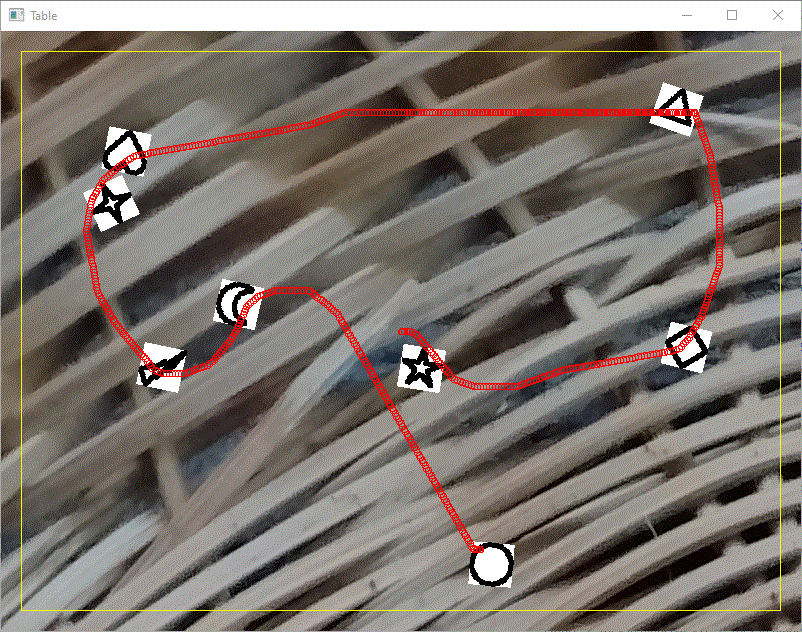
#> input picture MasterMind/Ecran.GIF, 802 x 632 px, given in place of Ecran.jpg, which was not available
$ python contours.py
#> lines starting #> are read from the running program, lines starting #| are printed output that depends on the picture; after the words box and inside, x2 and y2 are one past the last pixel; in counts of white or black regions, pixels touching at a corner belong together; pictures that were not available may be replaced by others from this repository, and a replacement may not be noted
import cv2 as cv
import numpy as np
import random as rng
rng.seed(12345)

top = None

def AspectRatio(cnt):
    try:
        x, y, w, h = cv.boundingRect(cnt)
        aspect_ratio = float(w) / h
    except:
        aspect_ratio = 0
    return aspect_ratio

def Extent(cnt):
    try:
        area = cv.contourArea(cnt)
        x, y, w, h = cv.boundingRect(cnt)
        rect_area = w * h
    except:
        area = 0
        rect_area = 0
    return area, rect_area

# [17 lines left out: functions Solidity, EquivalentDiameter, not called in this run]

def Orientation(cnt):
    (x,y),(MA,ma),angle = cv.fitEllipse(cnt)


# [4 lines left out: function MaskandPixelPoints, not called in this run]
    # pixelpoints = cv.findNonZero(mask)

def MaximumValueMinimumValueLocations(imgray, mask):
    min_val, max_val, min_loc, max_loc = cv.minMaxLoc(imgray, mask = mask)

def MeanColorMeanIntensity(im, mask):
    mean_val = cv.mean(im, mask = mask)

# [5 lines left out: function ExtremePoints, not called in this run]

class TopHElement(object):
    def __init__(self):
        self.id = -1
        self.previous = -1
        self.first = -1
        self.parent = None
        self.level = 0

        self.list = dict()

    def print(self):
        tab = "__"*self.level
        print(tab, "next=", self.id, "previous=", self.previous, "first=", self.first, "parent=", self.parent.id)

    # [6 lines left out: function print_all, not called in this run]

    def add_to_parent(self):
        if self.parent is not None:
            self.parent.list[self.id] = self

top = TopHElement()

class HElement(TopHElement):
    # [43 lines left out: functions __init__, find_element_from_top, find_element, not called in this run]

    def add(self, element):
        self.list[element.id] = element

# [7 lines left out: function draw_text, not called in this run]

src = cv.imread("Ecran.jpg")
#> src is the input picture: shape (632, 802, 3); mean B, G, R 108, 114.6, 123.5

src_gray = cv.cvtColor(src, cv.COLOR_BGR2GRAY)
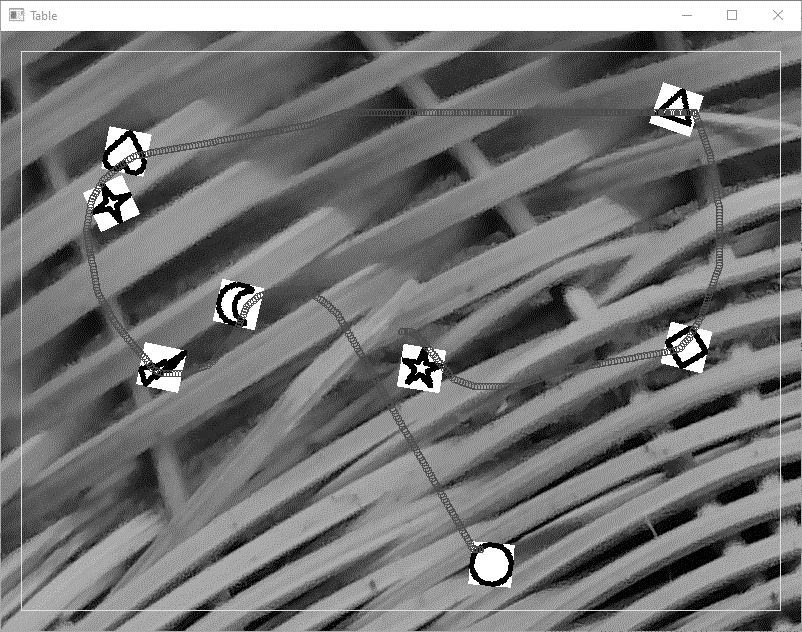
#> src_gray: shape (632, 802); min 0, max 255, mean 116.4
src_gray = cv.blur(src_gray, (3,3))

# cv.imshow('Contours', src_gray)

threshold = 60
# Detect edges using Canny
print("src_gray.shape=", src_gray.shape)
#| src_gray.shape= (632, 802)
# canny_output = cv.Canny(src_gray, threshold, threshold * 2)

ret, thresh = cv.threshold(src_gray, 200, 255, cv.THRESH_BINARY)
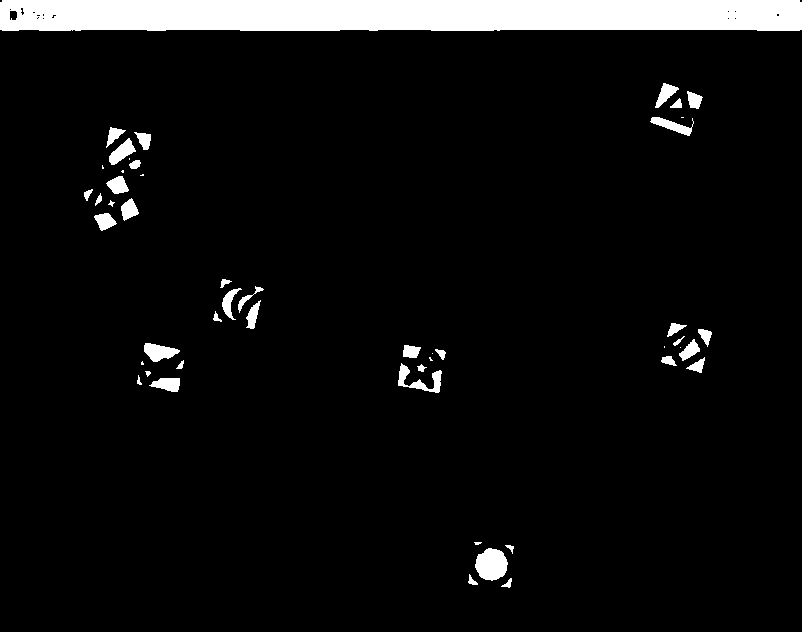
#> thresh: shape (632, 802); 6.1% white; 50 white regions (11 under 20 px)
contours, hierarchy = cv.findContours(thresh, cv.RETR_TREE, cv.CHAIN_APPROX_SIMPLE)
#> contours = 65 contours, 28 with area under 20; largest, box (x1, y1, x2, y2) and area: (0, 0, 802, 31) 23515, (475, 548, 508, 581) 764, (398, 363, 442, 393) 384, (144, 343, 180, 362) 380, (109, 138, 136, 165) 316

# Find contours
# contours, hierarchy = cv.findContours(canny_output, cv.RETR_TREE, cv.CHAIN_APPROX_SIMPLE)

for i, cnt in enumerate(contours):
    # print(i, "next=", h[0], "previous=", h[1], "first=", h[2], "parent=", h[3])

    x, y, w, h = cv.boundingRect(cnt)


    c = (0, 0, 255)
    v1 = AspectRatio(cnt)
    if v1 > 1.1: continue
    if v1 < 0.9: c = (255, 0, 0)

    area, rect_area = Extent(cnt)
    if area < 2000: continue
    if area > 3000: continue

    v3 = Solidity(cnt)
    v4 = EquivalentDiameter(cnt)
    # [5 lines of commented-out code are left out]

    print(i, "AspectRatio=", "{:2.2f}".format(v1), "area", area, "rect_area", rect_area, "solidity", v3, "diam", v4, x, y, w, h)

    color = (rng.randint(0 ,256), rng.randint(0 ,256), rng.randint(0 ,256))
    # cv.drawContours(src, contours, i, color, 2)
    m = 20
    cv.rectangle(src, (x - m, y - m), (x + w + m, y + h + m), color, 2)
    draw_text(src, "({:d},{:2.2f})".format(i, v1), x - m, y - m, color)

    pass
#> this loop made 65 passes
#> (c, aspect_ratio in AspectRatio, v1, area) on passes 1, 2, 3, 4, 12, 17, 22, 24, 26, 27, 28, 29: ((0, 0, 255), 1.1, 1.1, 35), ((0, 0, 255), 0.909, 0.909, 37), ((0, 0, 255), 1, 1, 763.5), ((0, 0, 255), 1, 1, 22), ((255, 0, 0), 0.889, 0.889, 25), ((0, 0, 255), 1, 1, 49), ((0, 0, 255), 0.955, 0.955, 197), ((255, 0, 0), 0.778, 0.778, 114), ((255, 0, 0), 0.818, 0.818, 29.5), ((255, 0, 0), 0.517, 0.517, 181), ((255, 0, 0), 0.625, 0.625, 206), ((0, 0, 255), 0.963, 0.963, 96.5)
#> (c, aspect_ratio in AspectRatio, v1) on passes 5, 6, 9, 10, 13, 15: ((0, 0, 255), 2.67, 2.67), ((0, 0, 255), 2.21, 2.21), ((0, 0, 255), 1.25, 1.25), ((0, 0, 255), 1.47, 1.47), ((0, 0, 255), 1.19, 1.19), ((0, 0, 255), 1.6, 1.6)

"""
for data in contours:
    print("The contours have this data ", data)

cv.drawContours(src,contours,-1,(0,255,0),1)
"""

cv.imshow('output', src)
cv.waitKey()


exit()
#> (the program exits here)

$ run again, with MasterMind/Capture.JPG saved as MasterMind/Ecran.GIF
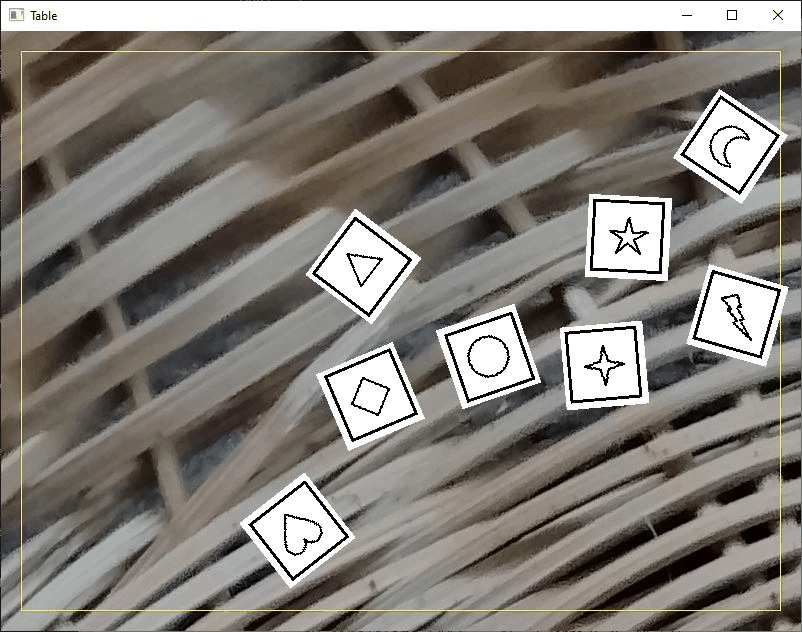
#> input picture MasterMind/Capture.JPG, 802 x 632 px, given in place of Ecran.jpg, which was not available
#> src is the input picture: shape (632, 802, 3); mean B, G, R 120.2, 125.9, 130.5
#> `src_gray = cv.blur(src_gray, (3,3))`:
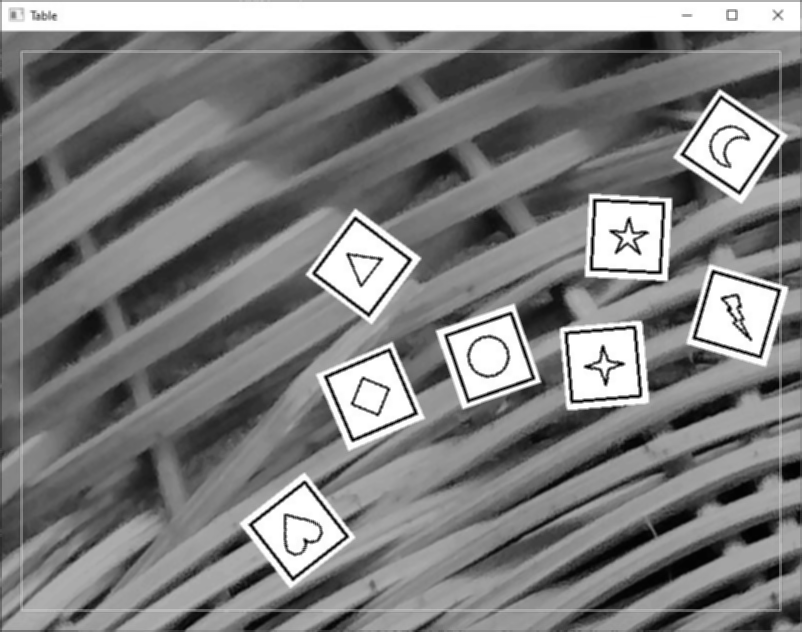
#> src_gray: shape (632, 802); min 0, max 255, mean 126.8
#| src_gray.shape= (632, 802)
#> `ret, thresh = cv.threshold(src_gray, 200, 255, cv.THRESH_BINARY)`:
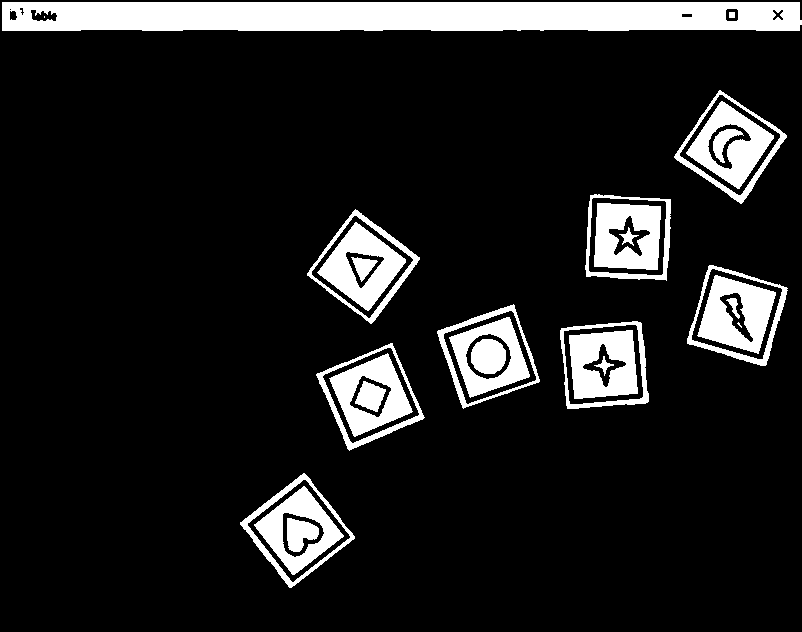
#> thresh: shape (632, 802); 12.3% white; 28 white regions (2 under 20 px)
#> contours = 51 contours, 3 with area under 20; largest, box (x1, y1, x2, y2) and area: (2, 2, 802, 31) 21933, (240, 473, 355, 588) 6748, (307, 209, 420, 324) 6680, (687, 265, 788, 366) 6676, (316, 343, 425, 451) 6674
#> the loop `for i, cnt in enumerate(contours): # print(i, "next=", h[0], "previous..` made 51 passes
#> (c, aspect_ratio in AspectRatio, v1, area) on passes 1 to 8: ((0, 0, 255), 1, 1, 6747.5), ((0, 0, 255), 1, 1, 5522.5), ((0, 0, 255), 1.01, 1.01, 4053.5), ((0, 0, 255), 0.935, 0.935, 1326), ((0, 0, 255), 0.941, 0.941, 678.5), ((0, 0, 255), 1.01, 1.01, 6673.5), ((0, 0, 255), 1.01, 1.01, 5575.5), ((0, 0, 255), 1, 1, 4003)
